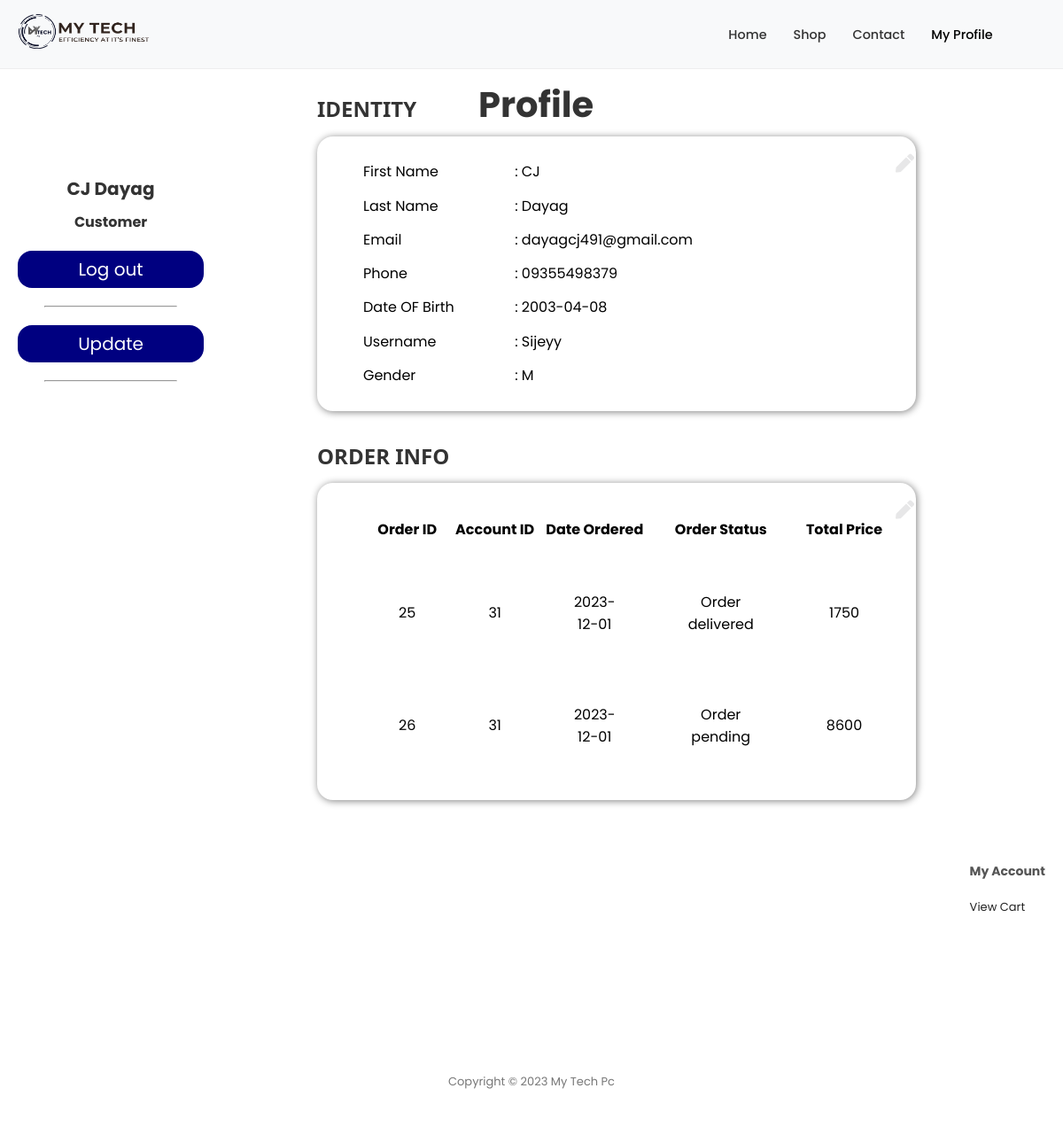
The page /profile.php (signed in) on the database its author committed.
### tables this page shows
CREATE TABLE `accounts` (
  `aid` int(11) NOT NULL,
  `afname` varchar(100) NOT NULL,
  `alname` varchar(100) NOT NULL,
  `phone` char(11) NOT NULL,
  `email` varchar(100) NOT NULL,
  `dob` date NOT NULL,
  `username` varchar(100) NOT NULL,
  `gender` varchar(10) NOT NULL,
  `password` varchar(100) NOT NULL,
  `code` int(11) DEFAULT NULL
);

CREATE TABLE `orders` (
  `oid` int(11) NOT NULL,
  `dateod` date NOT NULL,
  `datedel` varchar(255) DEFAULT NULL,
  `aid` int(11) NOT NULL,
  `address` varchar(255) NOT NULL,
  `city` varchar(50) NOT NULL,
  `country` varchar(100) NOT NULL,
  `account` char(16) DEFAULT NULL,
  `total` int(11) NOT NULL
);

### profile.php (the view, shortened to what this page needs)
<!DOCTYPE html>
<html lang="en">
<head>
    <link rel="stylesheet" href="https://pro.fontawesome.com/releases/v5.10.0/css/all.css" />
    <link rel="stylesheet" href="https://pro.fontawesome.com/releases/v5.10.0/css/all.css" />
    <link rel="stylesheet" href="style.css" />
</head>
<body>
    <section id="header">
        <a href="index.php"><img src="img/lg.png" class="logo" alt="" /></a>
        <div>
            <ul id="navbar">
                <li><a href="index.php">Home</a></li>
                <li><a href="shop.php">Shop</a></li>
                <li><a href="contact.php">Contact</a></li>
                <?php
        if ($_SESSION['aid'] < 0) {
          echo "   <li><a href='login.php'>login</a></li>
            <li><a  href='signup.php'>SignUp</a></li>
            ";
        } else {
          echo "   <li><a class='active'  href='profile.php'>My Profile</a></li>
          ";
        }
        ?>
                <li id="lg-bag">
                    <a href="cart.php"><i class="far fa-shopping-bag"></i></a>
                </li>
            </ul>
        </div>
    </section>
    <div class="navbar-top">
        <div class="title">
            <h1>Profile</h1>
        </div>
    </div>
    <div class="sidenav">
        <div class="profile">
            <?php
      include("include/connect.php");
      $aid = $_SESSION['aid'];
      $query = "SELECT * FROM ACCOUNTS WHERE aid = $aid";
      $result = mysqli_query($con, $query);
      $row = mysqli_fetch_assoc($result);
      $afname = $row['afname'];
      $alname = $row['alname'];
      $name = $afname . " " . $alname;
      echo "
      <div class='name'>
        $name
      </div>
      <div class='job'>
        Customer
      </div>
    </div>
    "
        ?>
            <div class="sidenav-url">
                <div class="url">
                    <a href='profile.php?lo=1' class="btn logup">Log out</a>
                    <hr allign="center">
                </div>
                <div class="url">
                    <a href='profile.php?upd=1' class="btn logup">Update</a>
                    <hr allign="center">
                </div>
            </div>
        </div>
        <div class="main">
            <h2>IDENTITY</h2>
            <div class="card">
                <div class="card-body">
                    <i class="fa fa-pen fa-xs edit"></i>
                    <table>
                        <tbody>
                            <?php
              if (isset($_GET['upd'])) {
                include("include/connect.php");
                $aid = $_SESSION['aid'];
                $query = "SELECT * FROM ACCOUNTS WHERE aid = $aid";
                $result = mysqli_query($con, $query);
                $row = mysqli_fetch_assoc($result);
                $afname = $row['afname'];
                $alname = $row['alname'];
                $phone = $row['phone'];
                $email = $row['email'];
                $dob = $row['dob'];
                $user = $row['username'];
                $gender = $row['gender'];
                echo "
              <form class='form1' method='post'>
              <tr>
                <td>First Name</td>
                <td>:</td>
                <td><input name='a1' type='text' value='$afname'></td>
              </tr>
              <tr>
                <td>Last Name</td>
                <td>:</td>
                <td><input name='a2' type='text' value='$alname'></td>
              </tr>
              <tr>
                <td>Email</td>
                <td>:</td>
                <td><input name='a3' type='text' value='$email'></td>
              </tr>
              <tr>
              <td>Phone</td>
              <td>:</td>
              <td><input name='a4' type='text' value='$phone'></td>
              </tr>
              <tr>
              <td>Date OF Birth</td>
              <td>:</td>
              <td><input name='a5' type='date' value='$dob'></td>
              </tr>
              <tr>
              <td><button name='submit' type='submit' class='btn' style='width: 50%;'>Submit</button></td>
              </tr>
              </form>
              ";
              } else {
                include("include/connect.php");
                $aid = $_SESSION['aid'];
                $query = "SELECT * FROM ACCOUNTS WHERE aid = $aid";
                $result = mysqli_query($con, $query);
                $row = mysqli_fetch_assoc($result);
                $afname = $row['afname'];
                $alname = $row['alname'];
                $phone = $row['phone'];
                $email = $row['email'];
                $dob = $row['dob'];
                $user = $row['username'];
                $gender = $row['gender'];
                echo "
              <tr>
                <td>First Name</td>
                <td>:</td>
                <td>$afname</td>
              </tr>
              <tr>
                <td>Last Name</td>
                <td>:</td>
                <td>$alname</td>
              </tr>
              <tr>
                <td>Email</td>
                <td>:</td>
                <td>$email</td>
              </tr>
              <tr>
              <td>Phone</td>
              <td>:</td>
              <td>$phone</td>
              </tr>
              <tr>
              <td>Date OF Birth</td>
              <td>:</td>
              <td>$dob</td>
              </tr>
              <tr>
              <td>Username</td>
              <td>:</td>
              <td>$user</td>
              </tr>
              <tr>
              <td>Gender</td>
              <td>:</td>
              <td>$gender</td>
              </tr>
              ";
              }
              ?>
                        </tbody>
                    </table>
                </div>
            </div>
            <?php
      if (isset($_GET['odd'])) {
        include("include/connect.php");
        $oid = $_GET['odd'];
        $query = "select * from `order-details` where oid = $oid";
        $result = mysqli_query($con, $query);
        echo "<h2>Additional Info</h2>
                  <div class='card'>
                  <div class='card-body'>
                      <i class='fa fa-pen fa-xs edit'></i>
                      <div class='tb' style: 'height: 700px; max-height: 700px;'>
                      <form method='post'> <table style='display:table; max-height: 700px;' class='tb'><thead>
                <tr>
                  <th>Order ID</th>
                  <th>Date Ordered</th>
                  <th>Total</th>
                  <th>Address</th>
                  <th>Order Status</th>
                  <th>Reciept</th>
                </tr>
                </thead><tbody>";
        while ($row = mysqli_fetch_assoc($result)) {
          include("include/connect.php");
          $aid = $_SESSION['aid'];
          $query = "SELECT * FROM orders join accounts on orders.oid = accounts.aid where accounts.aid and orders.oid = $aid";
          $result2 = mysqli_query($con, $query);
          $row2 = mysqli_fetch_assoc($result2);
          $oid = $row2['oid'];
          $dateod = $row2['dateod'];
          $total = $row2['total'];
          $add = $row2['address'];
          $datedel = $row2['datedel'];
          echo " <tr>
                    <td>$oid</td>
                    <td>$dateod</td>
                    <td>$total</td>
                    <td>$add</td>
                    <td>$datedel</td>
                    <td><div class='sss'><button type='generate' name='' class = 'btn' style='width: 50px;'> Generate </button></div></td>
                  </tr>";
        }
        echo "</tbody></table>
                </form></tbody>
                  </table>
              </div>
          </div>
     ";
      } else {
        echo "<h2>ORDER INFO</h2>
                <div class='card'>
                <div class='card-body'>
                    <i class='fa fa-pen fa-xs edit'></i>
                    <div class='tb'>
                        <table style='display:table;' class='tb'>
                            <thead>
                                <tr>
                                    <th>Order ID </th>
                                    <th>Account ID</th>
                                    <th>Date Ordered </th>
                                    <th>Order Status</th>
                                    <th>Total Price </th>
                                    <th>Address </th>
                                    <th>Reciept </th>
                                </tr>
                            </thead>
                            <tbody>";
        include("include/connect.php");
        $aid = $_SESSION['aid'];
        $query = "SELECT * FROM orders join accounts on orders.aid = accounts.aid where orders.aid = $aid";
        $result = mysqli_query($con, $query);
        while ($row = mysqli_fetch_assoc($result)) {
          $oid = $row['oid'];
          $aid = $row['aid'];
          $dateod = $row['dateod'];
          $datedel = $row['datedel'];
          $add = $row['address'];
          $pri = $row['total'];
          $tot = $pri + 250;
          if (empty($datedel))
            $datedel = "Order pending";
          echo "
                <tr>
                <td>$oid</td>
                <td>$aid</td>
                    <td>$dateod</td>
                    <td>$datedel</td>
                    <td>$tot</td>
                <td style='max-width: 400px; max-height: 100px; overflow-x: auto; overflow-y: auto;'>$add</td>
                ";
          echo "</tr>";
        }
        echo "</tbody>
                  </table>
              </div>
          </div>
      </div>";
      }
      ?>
        </div>
        <footer class="section-p1">
            <div class="col">
                <h4>Contact</h4>
                <p>
                    <strong>Email: </strong> mytechpc@gmail.com
                </p>
                <p>
                    <strong>Phone: </strong> 09355498379
                </p>
                <p>
                    <strong>Hours: </strong> 9am-5pm
                </p>
            </div>
            <div class="col">
                <h4>My Account</h4>
                <a href="cart.php">View Cart</a>
            </div>
            <div class="copyright">
                <p>Copyright © 2023 My Tech Pc</p>
            </div>
        </footer>
</body>
</html>

### style.css (style rules this page uses)
* { margin: 0; padding: 0; box-sizing: border-box; font-family: 'Poppins', sans-serif; }
html { scroll-behavior: smooth; }
h1, h2, h3, h4, h5, h6 { margin: 0; }
h1 { font-size: 2.5rem; line-height: 3.2rem; color: #333; }
h2 { font-size: 2rem; line-height: 2.6rem; color: #333; }
h4 { font-size: 1.25rem; color: #555; }
p { font-size: 1rem; line-height: 1.6rem; color: #777; margin: 10px 0; }
.section-p1 { padding: 40px 20px; }
body { width: 100%; }
#header { display: flex; align-items: center; justify-content: space-between; padding: 15px 20px; background-color: #f8f9fa; border-bottom: 1px solid #eee; position: sticky; top: 0; left: 0; z-index: 100; }
#header .logo { width: 150px; height: 40px; }
#navbar { display: flex; align-items: center; }
#navbar li { list-style: none; margin: 0 15px; }
#navbar li a { text-decoration: none; font-size: 0.9rem; font-weight: 500; color: #333; transition: color 0.3s ease; }
#navbar li a:hover, #navbar li a.active { color: #000; }
#navbar li a::after { content: ""; display: none; }
footer { display: flex; flex-wrap: wrap; justify-content: space-between; }
footer .col { display: flex; flex-direction: column; align-items: flex-start; margin-bottom: 20px; }
footer h4 { font-size: 14px; padding-bottom: 20px; }
footer a { font-size: 13px; margin: 0 0 8px 0; text-decoration: none; color: #222; }
footer p { font-size: 13px; margin: 0 0 8px 0; }
footer .copyright { width: 100%; text-align: center; }
.btn { outline: none; border: none; padding: 10px 30px; background-color: navy; color: white; border-radius: 1rem; width: 20%; cursor: pointer; }
.title { padding-top: 15px; position: absolute; left: 45%; }
.sidenav { background-color: #fff; color: #333; margin-top: 100px; border-bottom-right-radius: 25px; height: 86%; left: 0; overflow-x: hidden; padding-top: 20px; position: absolute; top: 70px; width: 250px; }
.url { margin: 20px 0px; }
.profile { margin-bottom: 20px; margin-top: -12px; text-align: center; }
.name { font-size: 20px; font-weight: bold; padding-top: 20px; }
.job { font-size: 16px; font-weight: bold; padding-top: 10px; }
.url, hr { text-align: center; }
.url hr { margin-left: 20%; width: 60%; }
.url a { color: #fff; display: block; font-size: 20px; margin: 20px; padding: 6px 8px; text-decoration: none; }
.main { margin-top: 2%; margin-left: 29%; font-size: 28px; padding: 0 10px; width: 58%; }
.main h2 { color: #333; font-family: "Segoe UI", Tahoma, Geneva, Verdana, sans-serif; font-size: 24px; margin-bottom: 10px; }
.main .card { background-color: #fff; border-radius: 18px; box-shadow: 1px 1px 8px 0 grey; height: auto; margin-bottom: 30px; padding: 20px 0 20px 50px; }
.main .card table { border: none; font-size: 16px; height: 270px; width: 80%; }
.edit { position: absolute; color: #e7e7e8; right: 14%; }

### profile.php (style rules this page uses)
.tb { max-height: 700px; overflow-x: auto; overflow-y: auto; }
.tb tr { height: 60px; margin: 20px; }
.tb td { text-align: center; margin: 10px; padding-left: 40px; padding-right: 40px; }
.logup { width: auto; }

### rows shown on the page
accounts: name "CJ Dayag", afname "CJ", alname "Dayag", email "dayagcj491@gmail.com", phone "09355498379", dob "2003-04-08", username "Sijeyy", gender "M"
orders: oid "25", aid.aid "31", dateod "2023-12-01", datedel "Order delivered", total "1750"
orders: oid "26", aid.aid "31", dateod "2023-12-01", datedel "Order pending", total "8600"
